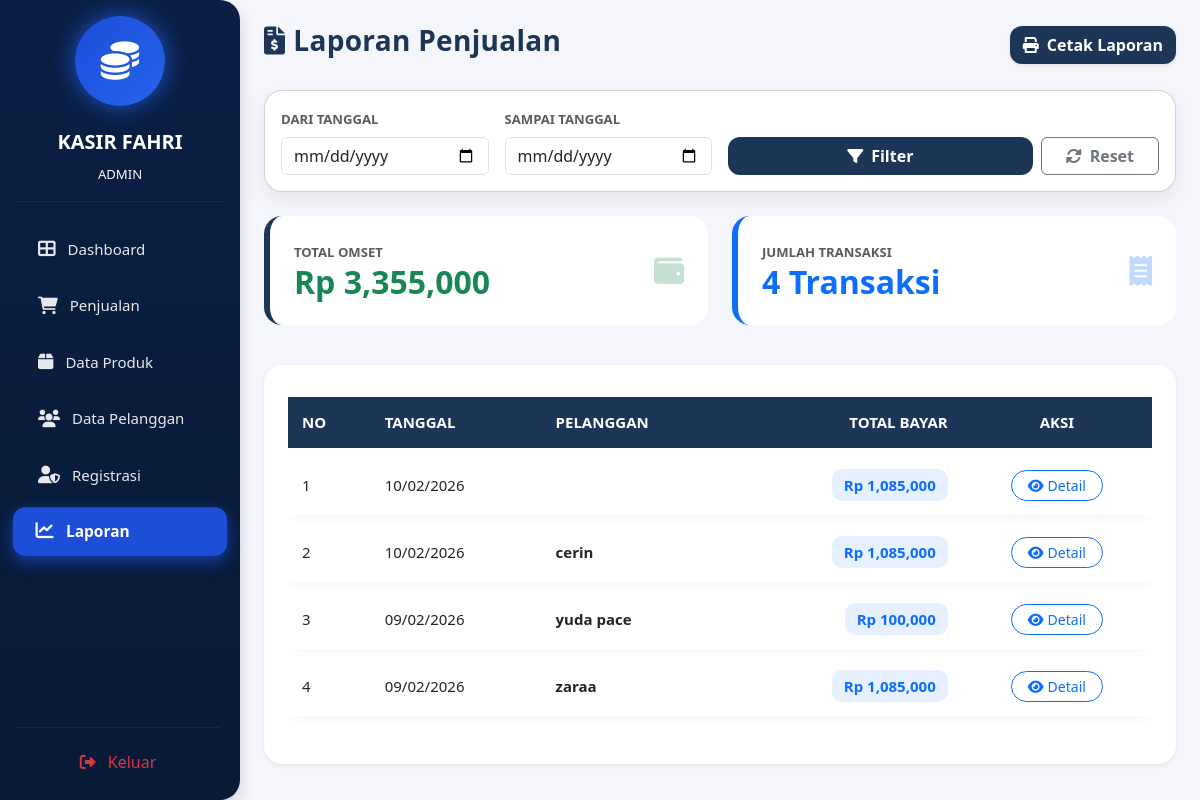
The app's page /admin/laporan/index.php (signed in) with its own data.
### tables this page shows
CREATE TABLE `penjualan` (
  `PenjualanID` int(11) NOT NULL,
  `TanggalPenjualan` datetime NOT NULL DEFAULT current_timestamp(),
  `Totalharga` decimal(10,2) NOT NULL,
  `PelangganID` int(11) NOT NULL
);

CREATE TABLE `pelanggan` (
  `PelangganID` int(11) NOT NULL,
  `NamaPelanggan` varchar(255) NOT NULL,
  `Alamat` text NOT NULL,
  `NomorTelepon` varchar(15) NOT NULL
);

### admin/laporan/index.php (the view, shortened to what this page needs)
<?php
include '../../main/connect.php';
$tgl_mulai   = isset($_GET['tgl_mulai']) ? $_GET['tgl_mulai'] : '';
$tgl_selesai = isset($_GET['tgl_selesai']) ? $_GET['tgl_selesai'] : '';
?>
<!DOCTYPE html>
<html lang="id">
<head>
<link href="https://cdn.jsdelivr.net/npm/bootstrap@5.3.0/dist/css/bootstrap.min.css" rel="stylesheet">
<link rel="stylesheet" href="https://cdnjs.cloudflare.com/ajax/libs/font-awesome/6.0.0/css/all.min.css">
</head>
<body>
<div class="d-flex">
    <div class="no-print">
        <?php include '../../template/sidebar.php'; ?>
    </div>
    <div class="container-fluid p-4">
        <div class="d-flex justify-content-between align-items-center mb-4 no-print">
            <h3 class="fw-bold page-title">
                <i class="fas fa-file-invoice-dollar me-2"></i>Laporan Penjualan
            </h3>
            <button class="btn btn-navy fw-bold shadow-sm" onclick="window.print()">
                <i class="fas fa-print me-2"></i>Cetak Laporan
            </button>
        </div>
        <div class="card filter-box mb-4 no-print">
            <div class="card-body">
                <form method="GET" class="row g-3 align-items-end">
                    <div class="col-md-3">
                        <label class="form-label small fw-bold text-muted">DARI TANGGAL</label>
                        <input type="date" name="tgl_mulai" class="form-control" value="<?= $tgl_mulai ?>">
                    </div>
                    <div class="col-md-3">
                        <label class="form-label small fw-bold text-muted">SAMPAI TANGGAL</label>
                        <input type="date" name="tgl_selesai" class="form-control" value="<?= $tgl_selesai ?>">
                    </div>
                    <div class="col-md-6 d-flex gap-2">
                        <button type="submit" class="btn btn-navy flex-grow-1 fw-bold">
                            <i class="fas fa-filter me-2"></i>Filter
                        </button>
                        <a href="index.php" class="btn btn-outline-secondary px-4 fw-bold">
                            <i class="fas fa-sync-alt me-2"></i>Reset
                        </a>
                    </div>
                </form>
            </div>
        </div>
        <?php
        $where = "";
        $summary = mysqli_query($conn,"SELECT SUM(TotalHarga) as total, COUNT(*) as jml FROM penjualan $where");
        $ds = mysqli_fetch_assoc($summary);
        ?>
        <div class="row mb-4">
            <div class="col-md-6 mb-3">
                <div class="card card-report p-4 summary-success">
                    <div class="d-flex justify-content-between align-items-center">
                        <div>
                            <small class="text-muted fw-bold">TOTAL OMSET</small>
                            <h2 class="fw-bold text-success mb-0">
                                Rp <?= number_format($ds['total'] ?? 0); ?>
                            </h2>
                        </div>
                        <i class="fas fa-wallet fa-2x text-success opacity-25"></i>
                    </div>
                </div>
            </div>
            <div class="col-md-6 mb-3">
                <div class="card card-report p-4 summary-primary">
                    <div class="d-flex justify-content-between align-items-center">
                        <div>
                            <small class="text-muted fw-bold">JUMLAH TRANSAKSI</small>
                            <h2 class="fw-bold text-primary mb-0">
                                <?= $ds['jml']; ?> Transaksi
                            </h2>
                        </div>
                        <i class="fas fa-receipt fa-2x text-primary opacity-25"></i>
                    </div>
                </div>
            </div>
        </div>
        <div class="card card-report shadow-sm">
            <div class="card-body p-4">
                <div class="table-responsive">
                    <table class="table align-middle">
                        <thead>
                            <tr>
                                <th>NO</th>
                                <th>TANGGAL</th>
                                <th>PELANGGAN</th>
                                <th class="text-end">TOTAL BAYAR</th>
                                <th class="text-center no-print">AKSI</th>
                            </tr>
                        </thead>
                        <tbody>
                        <?php
                        $no = 1;
                        $query = mysqli_query($conn,"
                            SELECT * FROM penjualan
                            JOIN pelanggan ON penjualan.PelangganID = pelanggan.PelangganID
                            $where ORDER BY TanggalPenjualan DESC
                        ");
                        while($d = mysqli_fetch_array($query)){
                        ?>
                            <tr>
                                <td><?= $no++; ?></td>
                                <td><?= date('d/m/Y', strtotime($d['TanggalPenjualan'])); ?></td>
                                <td class="fw-semibold"><?= $d['NamaPelanggan']; ?></td>
                                <td class="text-end">
                                    <span class="badge-soft">
                                        Rp <?= number_format($d['Totalharga']); ?>
                                    </span>
                                </td>
                                <td class="text-center no-print">
                                    <a href="detail.php?id=<?= $d['PenjualanID']; ?>"
                                       class="btn btn-sm btn-outline-primary rounded-pill px-3">
                                        <i class="fas fa-eye me-1"></i>Detail
                                    </a>
                                </td>
                            </tr>
                        <?php } ?>
                        </tbody>
                    </table>
                </div>
            </div>
        </div>
    </div>
</div>
</body>
</html>

### admin/laporan/index.php (style rules this page uses)
body { background:#f4f6fb; font-size:15px; }
.card-report { border-radius:18px; border:none; transition:.25s ease; }
.filter-box { border-radius:18px; background:#fff; box-shadow:0 8px 20px rgba(0,0,0,.06); }
.page-title { color:#1d3557; letter-spacing:.3px; }
.table { border-collapse:separate; border-spacing:0 8px; }
.table thead th { background:#1d3557; color:#fff; border:none; padding:14px; }
.table tbody tr { background:#fff; border-radius:12px; box-shadow:0 4px 12px rgba(0,0,0,.04); }
.table tbody td { border:none; padding:14px; }
.summary-success { border-left:6px solid #1d3557; }
.summary-primary { border-left:6px solid #0d6efd; }
.btn-navy { background:#1d3557; color:#fff; border-radius:12px; }
.badge-soft { background:rgba(13,110,253,.1); color:#0d6efd; border-radius:10px; padding:6px 12px; font-weight:600; }

### records on screen
penjualan: TanggalPenjualan "10/02/2026", Totalharga "1,085,000"
penjualan: TanggalPenjualan "10/02/2026", PelangganID.NamaPelanggan "cerin", Totalharga "1,085,000"
penjualan: TanggalPenjualan "09/02/2026", PelangganID.NamaPelanggan "yuda pace", Totalharga "100,000"
penjualan: TanggalPenjualan "09/02/2026", PelangganID.NamaPelanggan "zaraa", Totalharga "1,085,000"

### other values on screen
$role "ADMIN"
$ds['total'] "3,355,000"
$ds['jml'] "4"
